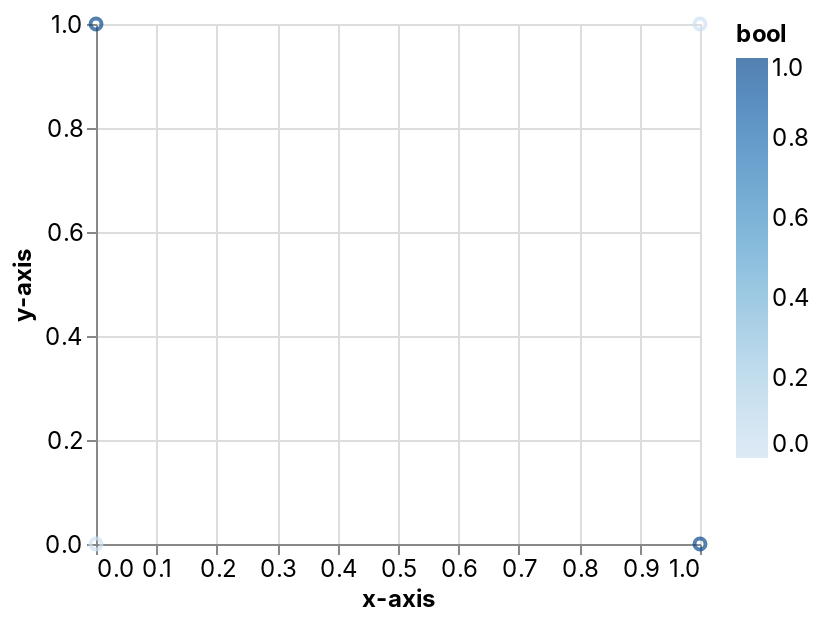

Notebook source saved alongside this figure:
### Code cell
_deepnote_run_altair(XOR, """{"$schema":"https://vega.github.io/schema/vega-lite/v4.json","mark":{"type":"point","tooltip":true},"height":220,"autosize":{"type":"fit"},"data":{"name":"placeholder"},"encoding":{"x":{"field":"x-axis","type":"quantitative","sort":null,"scale":{"type":"linear","zero":false}},"y":{"field":"y-axis","type":"quantitative","sort":null,"scale":{"type":"linear","zero":false}},"color":{"field":"bool","type":"quantitative","sort":null,"scale":{"type":"linear","zero":false}}}}""")

### Figure 1 — Vega-Lite specification as saved in the notebook (floating-point values rounded to 4 significant figures)
{"config": {"view": {"continuousWidth": 400, "continuousHeight": 300}, "area": {"fill": "#51C0E9"}, "axis": {"labelFont": "Inter, sans-serif", "labelFontSize": 12, "labelFontWeight": "normal", "labelLimit": 60, "labelOverlap": "greedy", "titleFont": "Inter, sans-serif", "titleFontSize": 12, "titleFontWeight": "bold"}, "background": "#ffffff", "legend": {"labelFont": "Inter, sans-serif", "labelFontSize": 12, "titleFont": "Inter, sans-serif", "titleFontSize": 12, "titleFontWeight": "bold"}, "line": {"stroke": "#51C0E9", "strokeWidth": 2}, "rect": {"fill": "#51C0E9"}, "title": {"anchor": "start", "color": "#000000", "font": "Inter, sans-serif", "fontSize": 22, "fontWeight": "normal"}}, "data": {"name": "data-8bb83d848ff4b28bd58a39a152fbcbc1"}, "mark": {"type": "point", "tooltip": true}, "autosize": {"type": "fit"}, "encoding": {"color": {"type": "quantitative", "field": "bool", "scale": {"type": "linear", "zero": false}, "sort": null}, "x": {"type": "quantitative", "field": "x-axis", "scale": {"type": "linear", "zero": false}, "sort": null}, "y": {"type": "quantitative", "field": "y-axis", "scale": {"type": "linear", "zero": false}, "sort": null}}, "height": 300, "width": "container", "$schema": "https://vega.github.io/schema/vega-lite/v4.json", "datasets": {"data-8bb83d848ff4b28bd58a39a152fbcbc1": [{"x-axis": 1, "y-axis": 0, "bool": 1}, {"x-axis": 0, "y-axis": 1, "bool": 1}, {"x-axis": 0, "y-axis": 0, "bool": 0}, {"x-axis": 1, "y-axis": 1, "bool": 0}]}}
